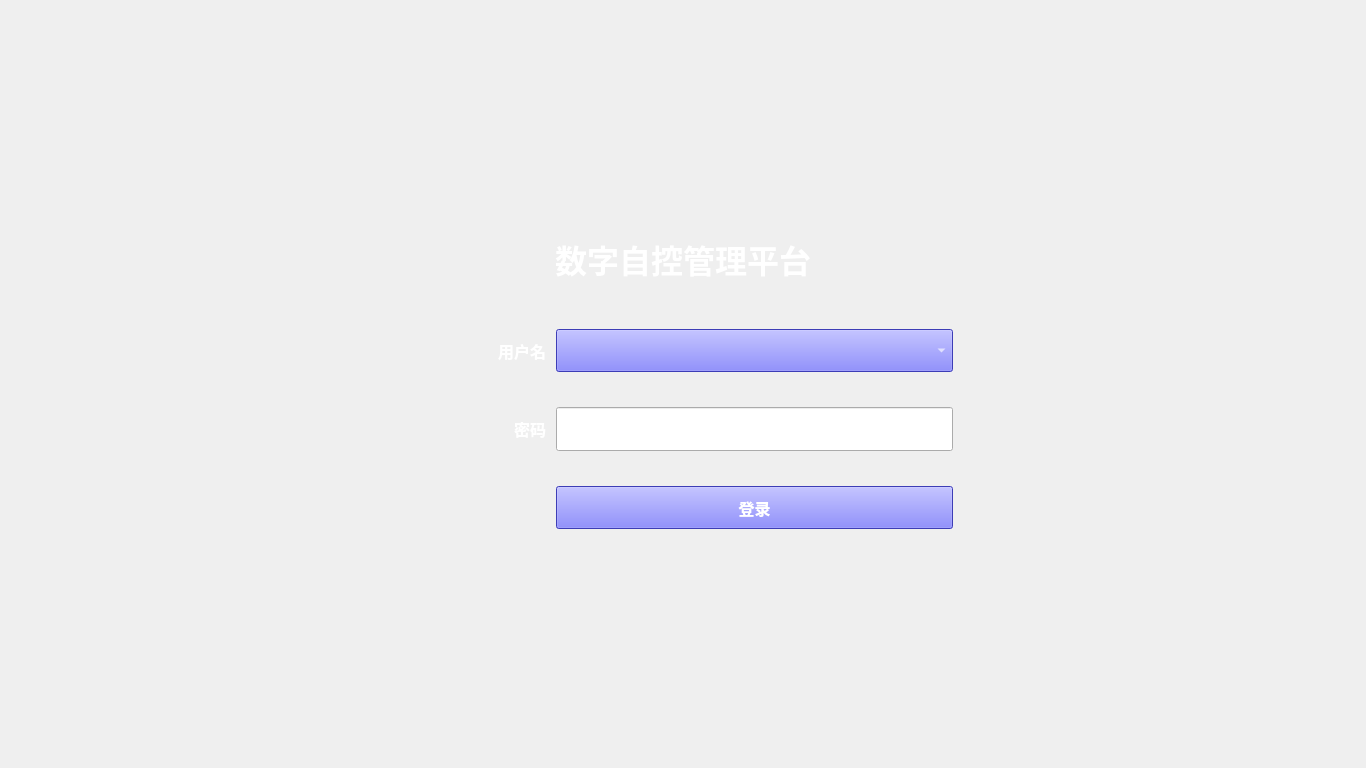
<?xml version="1.0" encoding="UTF-8"?>
<ui version="4.0">
 <class>Login</class>
 <widget class="QWidget" name="Login">
  <property name="geometry">
   <rect>
    <x>0</x>
    <y>0</y>
    <width>1366</width>
    <height>768</height>
   </rect>
  </property>
  <property name="sizePolicy">
   <sizepolicy hsizetype="Ignored" vsizetype="Ignored">
    <horstretch>0</horstretch>
    <verstretch>0</verstretch>
   </sizepolicy>
  </property>
  <property name="minimumSize">
   <size>
    <width>1366</width>
    <height>768</height>
   </size>
  </property>
  <property name="windowTitle">
   <string>Form</string>
  </property>
  <layout class="QGridLayout" name="gridLayout_2">
   <item row="0" column="0">
    <widget class="QFrame" name="verticalFrame">
     <property name="sizePolicy">
      <sizepolicy hsizetype="Ignored" vsizetype="Ignored">
       <horstretch>0</horstretch>
       <verstretch>0</verstretch>
      </sizepolicy>
     </property>
     <property name="minimumSize">
      <size>
       <width>0</width>
       <height>0</height>
      </size>
     </property>
     <layout class="QVBoxLayout" name="verticalLayout" stretch="0">
      <property name="spacing">
       <number>0</number>
      </property>
      <property name="leftMargin">
       <number>0</number>
      </property>
      <property name="topMargin">
       <number>0</number>
      </property>
      <property name="rightMargin">
       <number>0</number>
      </property>
      <property name="bottomMargin">
       <number>0</number>
      </property>
      <item alignment="Qt::AlignHCenter|Qt::AlignVCenter">
       <widget class="QFrame" name="verticalFrame_2">
        <property name="enabled">
         <bool>true</bool>
        </property>
        <property name="sizePolicy">
         <sizepolicy hsizetype="Minimum" vsizetype="Minimum">
          <horstretch>0</horstretch>
          <verstretch>0</verstretch>
         </sizepolicy>
        </property>
        <property name="minimumSize">
         <size>
          <width>600</width>
          <height>350</height>
         </size>
        </property>
        <layout class="QVBoxLayout" name="verticalLayout_2" stretch="1,3">
         <property name="spacing">
          <number>10</number>
         </property>
         <property name="leftMargin">
          <number>10</number>
         </property>
         <property name="topMargin">
          <number>10</number>
         </property>
         <property name="rightMargin">
          <number>10</number>
         </property>
         <property name="bottomMargin">
          <number>10</number>
         </property>
         <item alignment="Qt::AlignHCenter">
          <widget class="QLabel" name="label">
           <property name="sizePolicy">
            <sizepolicy hsizetype="Preferred" vsizetype="Ignored">
             <horstretch>0</horstretch>
             <verstretch>0</verstretch>
            </sizepolicy>
           </property>
           <property name="minimumSize">
            <size>
             <width>0</width>
             <height>0</height>
            </size>
           </property>
           <property name="font">
            <font>
             <family>Adobe 仿宋 Std R</family>
             <pointsize>24</pointsize>
             <weight>75</weight>
             <bold>true</bold>
            </font>
           </property>
           <property name="styleSheet">
            <string notr="true">color: rgb(255, 255, 255);</string>
           </property>
           <property name="text">
            <string>数字自控管理平台</string>
           </property>
           <property name="alignment">
            <set>Qt::AlignCenter</set>
           </property>
          </widget>
         </item>
         <item>
          <layout class="QGridLayout" name="gridLayout" columnstretch="1,3">
           <property name="leftMargin">
            <number>20</number>
           </property>
           <property name="topMargin">
            <number>20</number>
           </property>
           <property name="rightMargin">
            <number>20</number>
           </property>
           <property name="bottomMargin">
            <number>20</number>
           </property>
           <property name="verticalSpacing">
            <number>35</number>
           </property>
           <item row="1" column="0" alignment="Qt::AlignRight">
            <widget class="QLabel" name="label_5">
             <property name="sizePolicy">
              <sizepolicy hsizetype="Ignored" vsizetype="Ignored">
               <horstretch>0</horstretch>
               <verstretch>0</verstretch>
              </sizepolicy>
             </property>
             <property name="font">
              <font>
               <family>Adobe 黑体 Std R</family>
               <pointsize>12</pointsize>
               <weight>75</weight>
               <bold>true</bold>
              </font>
             </property>
             <property name="styleSheet">
              <string notr="true">color: rgb(255, 255, 255);</string>
             </property>
             <property name="text">
              <string>密码</string>
             </property>
            </widget>
           </item>
           <item row="0" column="1">
            <widget class="QComboBox" name="comboBox">
             <property name="sizePolicy">
              <sizepolicy hsizetype="Ignored" vsizetype="Ignored">
               <horstretch>0</horstretch>
               <verstretch>0</verstretch>
              </sizepolicy>
             </property>
             <property name="font">
              <font>
               <family>Adobe 黑体 Std R</family>
               <pointsize>12</pointsize>
               <weight>75</weight>
               <bold>true</bold>
              </font>
             </property>
             <property name="styleSheet">
              <string notr="true">color: rgb(255, 255, 255);
background-color: rgb(85, 85, 255);</string>
             </property>
            </widget>
           </item>
           <item row="0" column="0" alignment="Qt::AlignRight">
            <widget class="QLabel" name="label_2">
             <property name="sizePolicy">
              <sizepolicy hsizetype="Ignored" vsizetype="Ignored">
               <horstretch>0</horstretch>
               <verstretch>0</verstretch>
              </sizepolicy>
             </property>
             <property name="font">
              <font>
               <family>Adobe 黑体 Std R</family>
               <pointsize>12</pointsize>
               <weight>75</weight>
               <bold>true</bold>
              </font>
             </property>
             <property name="styleSheet">
              <string notr="true">color: rgb(255, 255, 255);</string>
             </property>
             <property name="text">
              <string>用户名</string>
             </property>
            </widget>
           </item>
           <item row="1" column="1">
            <widget class="QLineEdit" name="lineEdit">
             <property name="sizePolicy">
              <sizepolicy hsizetype="Ignored" vsizetype="Ignored">
               <horstretch>0</horstretch>
               <verstretch>0</verstretch>
              </sizepolicy>
             </property>
             <property name="font">
              <font>
               <family>Adobe 黑体 Std R</family>
               <pointsize>12</pointsize>
               <weight>75</weight>
               <bold>true</bold>
              </font>
             </property>
            </widget>
           </item>
           <item row="2" column="1">
            <widget class="QPushButton" name="pushButton">
             <property name="sizePolicy">
              <sizepolicy hsizetype="Ignored" vsizetype="Ignored">
               <horstretch>0</horstretch>
               <verstretch>0</verstretch>
              </sizepolicy>
             </property>
             <property name="minimumSize">
              <size>
               <width>40</width>
               <height>0</height>
              </size>
             </property>
             <property name="font">
              <font>
               <family>Adobe 黑体 Std R</family>
               <pointsize>12</pointsize>
               <weight>75</weight>
               <bold>true</bold>
              </font>
             </property>
             <property name="styleSheet">
              <string notr="true">color: rgb(255, 255, 255);
background-color: rgb(85, 85, 255);</string>
             </property>
             <property name="text">
              <string>登录</string>
             </property>
            </widget>
           </item>
          </layout>
         </item>
        </layout>
       </widget>
      </item>
     </layout>
    </widget>
   </item>
  </layout>
 </widget>
 <resources/>
 <connections/>
</ui>
